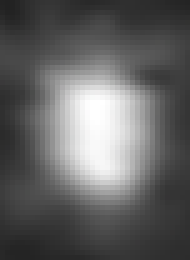
#> input picture starlink.jpg, 38 x 52 px, given in place of starlink2.mp4, which was not available (shown 5 times larger)
$ python main.py   (older library calls are emulated)
#> lines starting #> are read from the running program, lines starting #| are printed output that depends on the picture; after the words box and inside, x2 and y2 are one past the last pixel; in counts of white or black regions, pixels touching at a corner belong together; pictures that were not available may be replaced by others from this repository, and a replacement may not be noted
import cv2
import numpy as np

cap = cv2.VideoCapture('data/videos/starlink2.mp4')

fps = cap.get(cv2.CAP_PROP_FPS)

print("Frames per second using video.get(cv2.cv.CV_CAP_PROP_FPS): {0}".format(fps))

num_frames = 5

print("Capturing {0} frames".format(num_frames))

while(True):

    for i in range(0, num_frames):
        _, frame = cap.read()
#> this loop made 5 passes
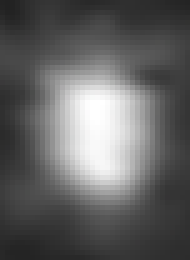
#> input picture starlink.jpg, 38 x 52 px, given in place of starlink2.mp4, which was not available (shown 5 times larger)

    template = cv2.imread('data/templates/starlink_good.jpg', 0)
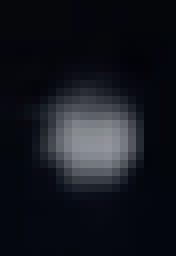
#> input picture data/templates/starlink_good.jpg, 22 x 32 px (shown 8 times larger)
#> template: shape (32, 22); min 3, max 149, mean 22.4
    w, h = template.shape
#> w = 32; h = 22
    gray_image = cv2.cvtColor(frame, cv2.COLOR_BGR2GRAY)
#> frame is the input picture: shape (52, 38, 3); mean B, G, R 99.1, 99.1, 99.1

    pts = np.empty((0, 100), dtype=int)

    result = cv2.matchTemplate(gray_image, template, cv2.TM_CCORR_NORMED)
    thresh = 0.75
    loc = np.where(result >= thresh)
#> loc = (empty array, empty array)
    i = 0

    for pt in zip(*loc[::-1]):
        cv2.rectangle(frame, pt, (pt[0] + w, pt[1] + h), (0, 255, 255), 1)
        cv2.putText(frame, f'x: {pt[0]} y: {pt[1]}', (pt[0], pt[1]), cv2.FONT_HERSHEY_SIMPLEX, 0.6, (255, 255, 255), 1)
        if pt[0] < 800 and pt[0] > 200 and pt[1] < 600 and pt[1] > 200:
            pts = np.append(pts, [pt[0], pt[1]])
            i+=1
#> this loop made 0 passes
#> after the loop, i = 0

    pts = pts.reshape(i, 2)
#> pts = empty array
    cv2.polylines(frame, [pts], True, (0, 0, 255), 5)

    _, threshold = cv2.threshold(gray_image, 127, 255, cv2.THRESH_BINARY, dst=None);
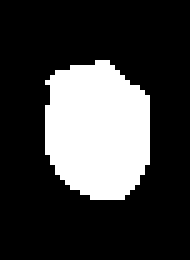
#> threshold: shape (52, 38) (shown 5 times larger); 24.3% white; 1 white region, box (x1, y1, x2, y2) and area: (9, 12, 30, 40) 481

    cv2.imshow('starlink', frame);
    cv2.imshow('threshold', threshold);

    if cv2.waitKey(1) & 0xFF == ord('q'):
#> (key q is pressed here)
        break

cv2.waitKey(0);
cv2.destroyAllWindows();
